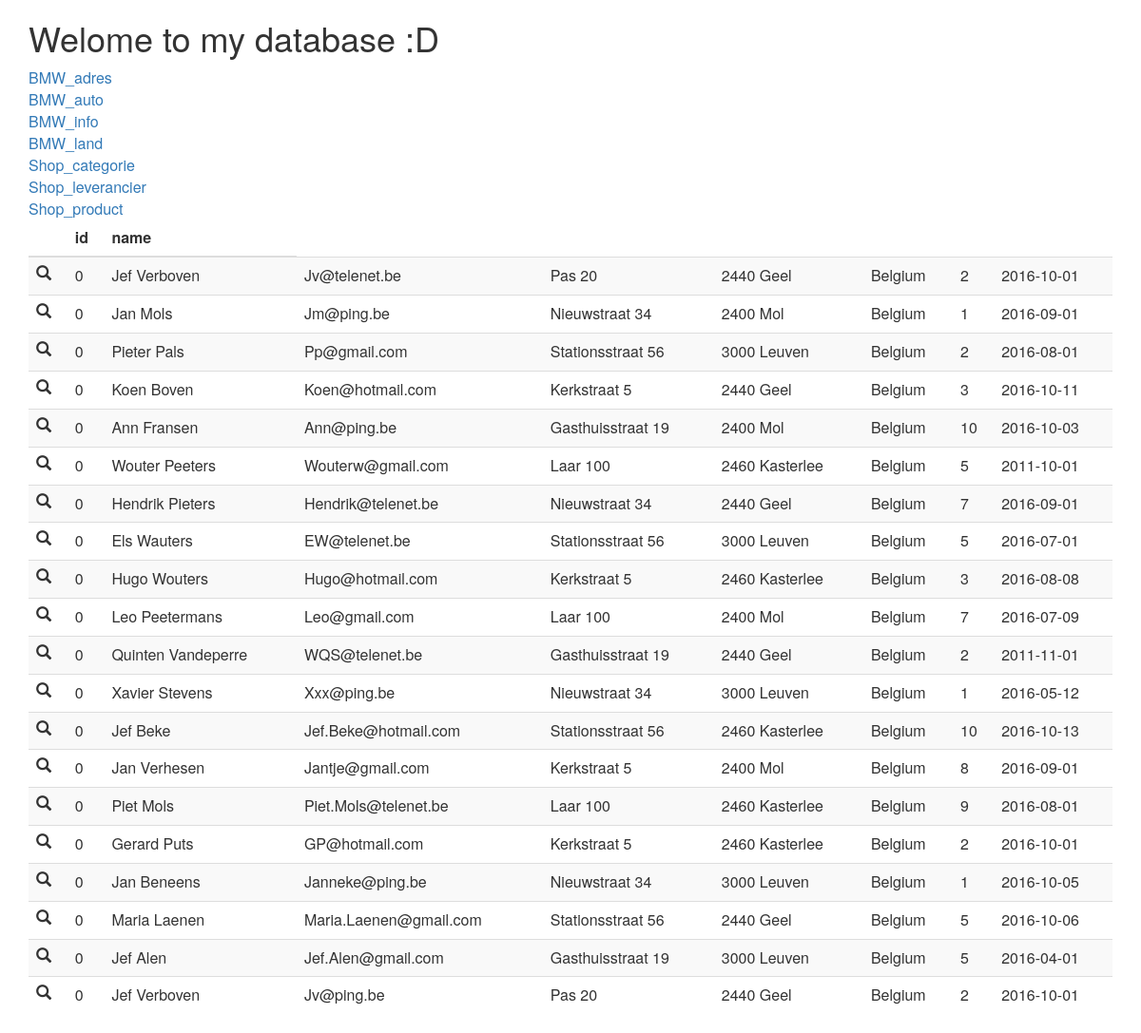
The page /tabel3.php on the database its author committed.
### tables this page shows
CREATE TABLE bmw_info (
  id int(10) unsigned NOT NULL,
  naam varchar(250) NOT NULL,
  email varchar(250) NOT NULL,
  straat varchar(250) DEFAULT NULL,
  plaats varchar(250) DEFAULT NULL,
  land varchar(250) DEFAULT NULL,
  auto varchar(250) DEFAULT NULL,
  datum date DEFAULT NULL
);

### www/tabel3.php (the view, shortened to what this page needs)
<html>
	<head>
		<link rel="stylesheet" href="http://maxcdn.bootstrapcdn.com/bootstrap/3.3.6/css/bootstrap.min.css">
	</head>
	<body>
		<div class="container">
			<?php echo "<h1>Welome to my database :D</h1>"; ?>
			<table>
				<tr><td><a href="/index.php">BMW_adres</a></td></tr>
				<tr><td><a href="/tabel2.php">BMW_auto</a></td></tr>
				<tr><td><a href="/tabel3.php">BMW_info</a></td></tr>
				<tr><td><a href="/tabel4.php">BMW_land</a></td></tr>
				<tr><td><a href="/tabel5.php">Shop_categorie</a></td></tr>
				<tr><td><a href="/tabel6.php">Shop_leverancier</a></td></tr>
				<tr><td><a href="/tabel7.php">Shop_product</a></td></tr>
			</table>
			<?php
				$conn = mysqli_connect('db', 'root', 'R1234-56', "myDB");
				$query = 'SELECT * From bmw_info';
				$result = mysqli_query($conn, $query);
				echo '<table class="table table-striped">';
				echo '<thead><tr><th></th><th>id</th><th>name</th></tr></thead>';
				while($value = $result->fetch_array(MYSQLI_ASSOC)){
					echo '<tr>';
					echo '<td><span class="glyphicon glyphicon-search"></span></td>';
					foreach($value as $element){
						echo '<td>' . $element . '</td>';
					}
					echo '</tr>';
				}
				echo '</table>';
			?>
		</div>
	</body>
</html>

### rows shown on the page
bmw_info: id "0", naam "Jef Verboven", email "Jv@telenet.be", straat "Pas 20", plaats "2440 Geel", land "Belgium", auto "2", datum "2016-10-01"
bmw_info: id "0", naam "Jan Mols", email "Jm@ping.be", straat "Nieuwstraat 34", plaats "2400 Mol", land "Belgium", auto "1", datum "2016-09-01"
bmw_info: id "0", naam "Pieter Pals", email "Pp@gmail.com", straat "Stationsstraat 56", plaats "3000 Leuven", land "Belgium", auto "2", datum "2016-08-01"
bmw_info: id "0", naam "Koen Boven", email "Koen@hotmail.com", straat "Kerkstraat 5", plaats "2440 Geel", land "Belgium", auto "3", datum "2016-10-11"
bmw_info: id "0", naam "Ann Fransen", email "Ann@ping.be", straat "Gasthuisstraat 19", plaats "2400 Mol", land "Belgium", auto "10", datum "2016-10-03"
bmw_info: id "0", naam "Wouter Peeters", email "Wouterw@gmail.com", straat "Laar 100", plaats "2460 Kasterlee", land "Belgium", auto "5", datum "2011-10-01"
bmw_info: id "0", naam "Hendrik Pieters", email "Hendrik@telenet.be", straat "Nieuwstraat 34", plaats "2440 Geel", land "Belgium", auto "7", datum "2016-09-01"
bmw_info: id "0", naam "Els Wauters", email "EW@telenet.be", straat "Stationsstraat 56", plaats "3000 Leuven", land "Belgium", auto "5", datum "2016-07-01"
bmw_info: id "0", naam "Hugo Wouters", email "Hugo@hotmail.com", straat "Kerkstraat 5", plaats "2460 Kasterlee", land "Belgium", auto "3", datum "2016-08-08"
bmw_info: id "0", naam "Leo Peetermans", email "Leo@gmail.com", straat "Laar 100", plaats "2400 Mol", land "Belgium", auto "7", datum "2016-07-09"
bmw_info: id "0", naam "Quinten Vandeperre", email "WQS@telenet.be", straat "Gasthuisstraat 19", plaats "2440 Geel", land "Belgium", auto "2", datum "2011-11-01"
bmw_info: id "0", naam "Xavier Stevens", email "Xxx@ping.be", straat "Nieuwstraat 34", plaats "3000 Leuven", land "Belgium", auto "1", datum "2016-05-12"
bmw_info: id "0", naam "Jef Beke", email "Jef.Beke@hotmail.com", straat "Stationsstraat 56", plaats "2460 Kasterlee", land "Belgium", auto "10", datum "2016-10-13"
bmw_info: id "0", naam "Jan Verhesen", email "Jantje@gmail.com", straat "Kerkstraat 5", plaats "2400 Mol", land "Belgium", auto "8", datum "2016-09-01"
bmw_info: id "0", naam "Piet Mols", email "Piet.Mols@telenet.be", straat "Laar 100", plaats "2460 Kasterlee", land "Belgium", auto "9", datum "2016-08-01"
bmw_info: id "0", naam "Gerard Puts", email "GP@hotmail.com", straat "Kerkstraat 5", plaats "2460 Kasterlee", land "Belgium", auto "2", datum "2016-10-01"
bmw_info: id "0", naam "Jan Beneens", email "Janneke@ping.be", straat "Nieuwstraat 34", plaats "3000 Leuven", land "Belgium", auto "1", datum "2016-10-05"
bmw_info: id "0", naam "Maria Laenen", email "Maria.Laenen@gmail.com", straat "Stationsstraat 56", plaats "2440 Geel", land "Belgium", auto "5", datum "2016-10-06"
bmw_info: id "0", naam "Jef Alen", email "Jef.Alen@gmail.com", straat "Gasthuisstraat 19", plaats "3000 Leuven", land "Belgium", auto "5", datum "2016-04-01"
bmw_info: id "0", naam "Jef Verboven", email "Jv@ping.be", straat "Pas 20", plaats "2440 Geel", land "Belgium", auto "2", datum "2016-10-01"
